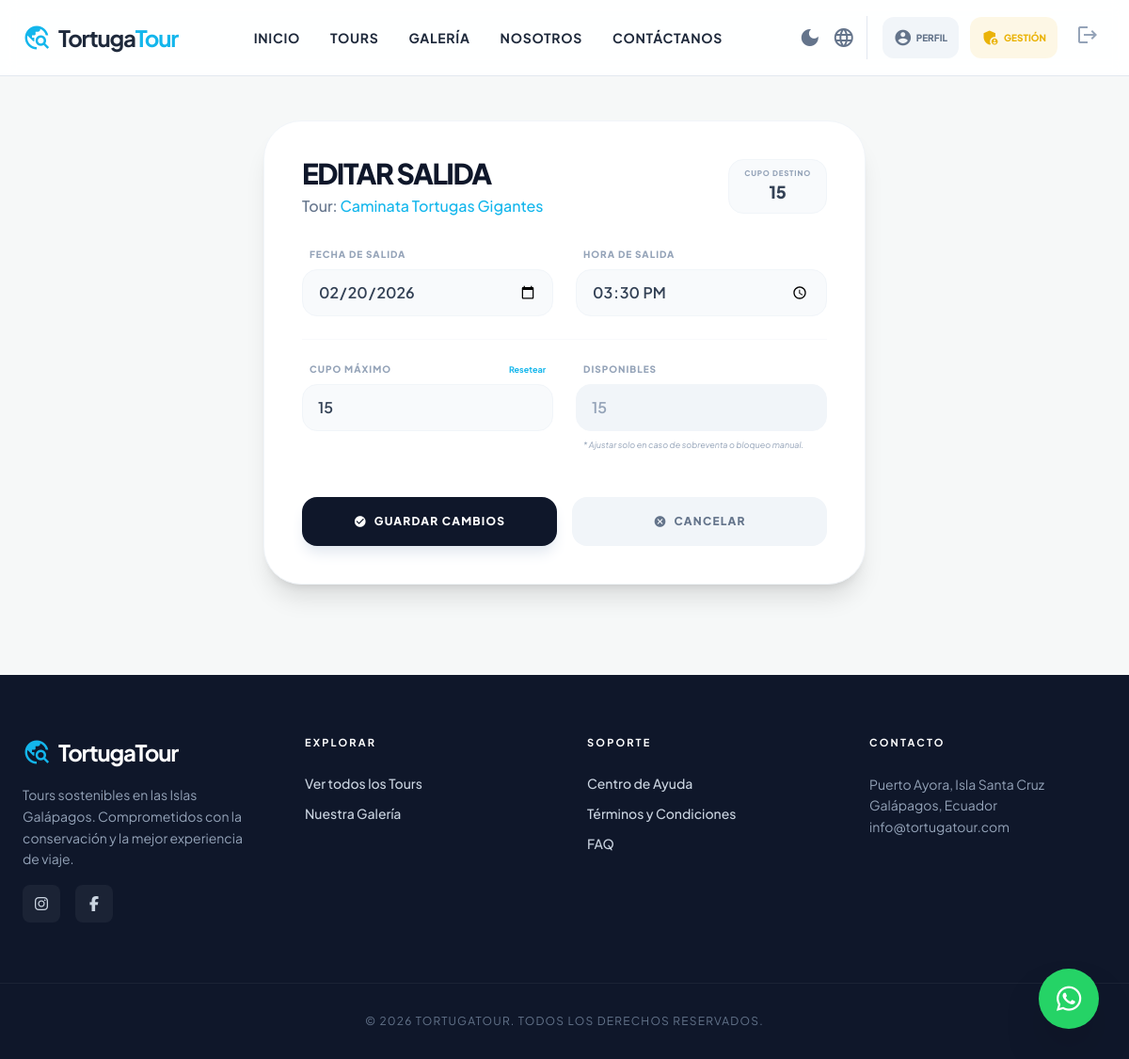
Page /panel/salidas/2/editar/ (signed in) on the committed database.
### core/models.py (models this page shows, shortened)
class SalidaTour(models.Model):
    tour = models.ForeignKey(Tour, on_delete=models.CASCADE, related_name="salidas")
    fecha = models.DateField()
    hora = models.TimeField(null=True, blank=True)
    cupo_maximo = models.PositiveIntegerField()
    cupos_disponibles = models.PositiveIntegerField()

class Tour(models.Model):
    nombre = models.CharField(max_length=150)
    destino = models.ForeignKey(Destino, on_delete=models.CASCADE, related_name="tours")
    descripcion = models.TextField()
    precio = models.DecimalField(max_digits=8, decimal_places=2)
    precio_adulto = models.DecimalField(max_digits=8, decimal_places=2, default=0, blank=True)
    precio_nino = models.DecimalField(max_digits=8, decimal_places=2, default=0, blank=True)
    lemonsqueezy_variant_id = models.CharField(max_length=50, blank=True, default="")
    cupo_maximo = models.PositiveIntegerField(default=15)
    cupos_disponibles = models.PositiveIntegerField(default=15)

### core/views.py (the view, shortened to what this page needs)
# urls.py: path("panel/salidas/<int:salida_id>/editar/", views.editar_salida, name="editar_salida"),
@login_required
@user_passes_test(es_admin)
def editar_salida(request, salida_id):
    salida = get_object_or_404(SalidaTour, id=salida_id)
    return render(request, "core/panel/editar_salida.html", {"salida": salida})

### core/context_processors.py (called while the page is built)
def whatsapp_number(request):
    return {"WHATSAPP_NUMBER": getattr(settings, "WHATSAPP_NUMBER", "")}

### core/views.py (called while the page is built)
def es_admin(user):
    return user.is_staff

### core/templates/core/panel/editar_salida.html (shortened to what this page needs)
{% extends "core/base.html" %}
{% block content %}
<div class="max-w-2xl mx-auto py-12 px-4">
    <div class="bg-white p-10 rounded-[2.5rem] shadow-xl border border-slate-100">
        <div class="mb-8 flex justify-between items-start">
            <div>
                <h1 class="text-3xl font-black text-slate-900 tracking-tighter uppercase leading-none mb-2">Editar Salida</h1>
                <p class="text-slate-500 font-medium">Tour: <span class="text-primary">{{ salida.tour.nombre }}</span></p>
            </div>
            <div class="bg-slate-50 border border-slate-100 px-4 py-2 rounded-2xl text-center">
                <span class="block text-[8px] font-black text-slate-400 uppercase tracking-widest">Cupo Destino</span>
                <span class="text-lg font-black text-slate-700" id="cupo-heredado">{{ salida.tour.destino.cupo_maximo|default:salida.tour.cupo_maximo }}</span>
            </div>
        </div>
        <form method="post" class="space-y-6" id="salida-form">
            <div class="grid grid-cols-1 md:grid-cols-2 gap-6">
                <div>
                    <label class="block text-[10px] font-black uppercase text-slate-400 mb-2 ml-2 tracking-widest">Fecha de Salida</label>
                    <input type="date" name="fecha" value="{{ salida.fecha|date:'Y-m-d' }}"
                           class="w-full bg-slate-50 border-slate-100 rounded-2xl py-3 px-4 font-semibold text-slate-700 focus:ring-2 focus:ring-primary focus:bg-white transition-all">
                </div>
                <div>
                    <label class="block text-[10px] font-black uppercase text-slate-400 mb-2 ml-2 tracking-widest">Hora de Salida</label>
                    <input type="time" name="hora" value="{{ salida.hora|time:'H:i' }}"
                           class="w-full bg-slate-50 border-slate-100 rounded-2xl py-3 px-4 font-semibold text-slate-700 focus:ring-2 focus:ring-primary focus:bg-white transition-all">
                </div>
            </div>
            <div class="grid grid-cols-2 gap-6 border-t border-slate-50 pt-6">
                <div>
                    <div class="flex justify-between items-center mb-2 px-2">
                        <label class="block text-[10px] font-black uppercase text-slate-400 tracking-widest">Cupo Máximo</label>
                        <button type="button" onclick="resetCupo()" class="text-[9px] font-bold text-primary hover:underline">Resetear</button>
                    </div>
                    <input type="number" name="cupo_maximo" id="input-cupo-maximo" value="{{ salida.cupo_maximo }}"
                           class="w-full bg-slate-50 border-slate-100 rounded-2xl py-3 px-4 font-semibold text-slate-700 focus:ring-2 focus:ring-primary focus:bg-white transition-all">
                </div>
                <div>
                    <label class="block text-[10px] font-black uppercase text-slate-400 mb-2 ml-2 tracking-widest">Disponibles</label>
                    <input type="number" name="cupos_disponibles" value="{{ salida.cupos_disponibles }}"
                           class="w-full bg-slate-100 border-slate-100 rounded-2xl py-3 px-4 font-semibold text-slate-400 focus:ring-2 focus:ring-primary focus:bg-white transition-all">
                    <p class="text-[9px] text-slate-400 mt-2 ml-2 italic">* Ajustar solo en caso de sobreventa o bloqueo manual.</p>
                </div>
            </div>
            <div class="pt-6 flex flex-col sm:flex-row gap-4">
                <button type="submit" class="flex-1 bg-slate-900 text-white px-8 py-4 rounded-2xl font-black text-xs tracking-widest hover:bg-primary transition-all shadow-lg shadow-slate-200 uppercase flex items-center justify-center gap-2">
                    <span class="material-icons text-sm">check_circle</span> Guardar Cambios
                </button>
                <a href="{% url 'admin_salidas' %}" class="flex-1 bg-slate-100 text-slate-500 px-8 py-4 rounded-2xl font-black text-xs tracking-widest hover:bg-slate-200 transition-all text-center uppercase flex items-center justify-center gap-2">
                    <span class="material-icons text-sm">cancel</span> Cancelar
                </a>
            </div>
        </form>
    </div>
</div>
{% endblock %}

### core/templates/core/base.html (style rules this page uses)
html { top: 0 !important; margin-top: 0 !important; }
body { top: 0px !important; margin-top: 0 !important; position: static !important; }

### rows in the picture
SalidaTour: tour.nombre "Caminata Tortugas Gigantes", tour.destino.cupo_maximo "15", fecha "02/20/2026", hora "15:30", cupo_maximo "15", cupos_disponibles "15"
